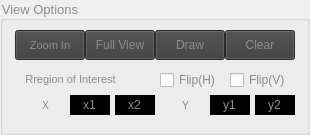
       <widget class="QGroupBox" name="GBOX_viewopt">
        <property name="sizePolicy">
         <sizepolicy hsizetype="Fixed" vsizetype="Fixed">
          <horstretch>0</horstretch>
          <verstretch>0</verstretch>
         </sizepolicy>
        </property>
        <property name="minimumSize">
         <size>
          <width>310</width>
          <height>135</height>
         </size>
        </property>
        <property name="maximumSize">
         <size>
          <width>310</width>
          <height>135</height>
         </size>
        </property>
        <property name="font">
         <font>
          <family>Arial</family>
          <pointsize>10</pointsize>
         </font>
        </property>
        <property name="styleSheet">
         <string notr="true">color:rgb(140, 140, 140)</string>
        </property>
        <property name="title">
         <string>View Options</string>
        </property>
        <widget class="QPushButton" name="BTN_view_full">
         <property name="geometry">
          <rect>
           <x>85</x>
           <y>30</y>
           <width>70</width>
           <height>30</height>
          </rect>
         </property>
         <property name="styleSheet">
          <string notr="true">background-color:rgb(60, 60, 60)</string>
         </property>
         <property name="text">
          <string>Full View</string>
         </property>
        </widget>
        <widget class="QPushButton" name="BTN_view_zoom">
         <property name="geometry">
          <rect>
           <x>15</x>
           <y>30</y>
           <width>70</width>
           <height>30</height>
          </rect>
         </property>
         <property name="font">
          <font>
           <pointsize>8</pointsize>
           <kerning>true</kerning>
          </font>
         </property>
         <property name="styleSheet">
          <string notr="true">background-color:rgb(60, 60, 60)</string>
         </property>
         <property name="text">
          <string>Zoom In</string>
         </property>
         <property name="checkable">
          <bool>true</bool>
         </property>
        </widget>
        <widget class="QPushButton" name="BTN_draw_rectangle">
         <property name="geometry">
          <rect>
           <x>155</x>
           <y>30</y>
           <width>70</width>
           <height>30</height>
          </rect>
         </property>
         <property name="styleSheet">
          <string notr="true">background-color:rgb(60, 60, 60)</string>
         </property>
         <property name="text">
          <string>Draw</string>
         </property>
         <property name="checkable">
          <bool>true</bool>
         </property>
         <property name="checked">
          <bool>false</bool>
         </property>
        </widget>
        <widget class="QPushButton" name="BTN_view_clear">
         <property name="geometry">
          <rect>
           <x>225</x>
           <y>30</y>
           <width>70</width>
           <height>30</height>
          </rect>
         </property>
         <property name="styleSheet">
          <string notr="true">background-color:rgb(60, 60, 60)</string>
         </property>
         <property name="text">
          <string>Clear</string>
         </property>
        </widget>
        <widget class="QLabel" name="NON_Pos22">
         <property name="geometry">
          <rect>
           <x>170</x>
           <y>95</y>
           <width>31</width>
           <height>20</height>
          </rect>
         </property>
         <property name="font">
          <font>
           <family>Arial Black</family>
           <pointsize>8</pointsize>
          </font>
         </property>
         <property name="styleSheet">
          <string notr="true"/>
         </property>
         <property name="text">
          <string>Y</string>
         </property>
         <property name="alignment">
          <set>Qt::AlignCenter</set>
         </property>
         <property name="textInteractionFlags">
          <set>Qt::NoTextInteraction</set>
         </property>
        </widget>
        <widget class="QLabel" name="NON_current_4">
         <property name="geometry">
          <rect>
           <x>10</x>
           <y>70</y>
           <width>121</width>
           <height>18</height>
          </rect>
         </property>
         <property name="font">
          <font>
           <pointsize>8</pointsize>
          </font>
         </property>
         <property name="styleSheet">
          <string notr="true"/>
         </property>
         <property name="text">
          <string>Rregion of Interest</string>
         </property>
         <property name="alignment">
          <set>Qt::AlignCenter</set>
         </property>
         <property name="textInteractionFlags">
          <set>Qt::NoTextInteraction</set>
         </property>
        </widget>
        <widget class="QLabel" name="NON_Pos11">
         <property name="geometry">
          <rect>
           <x>30</x>
           <y>95</y>
           <width>31</width>
           <height>20</height>
          </rect>
         </property>
         <property name="font">
          <font>
           <family>Arial Black</family>
           <pointsize>8</pointsize>
          </font>
         </property>
         <property name="styleSheet">
          <string notr="true"/>
         </property>
         <property name="text">
          <string>X</string>
         </property>
         <property name="alignment">
          <set>Qt::AlignCenter</set>
         </property>
         <property name="textInteractionFlags">
          <set>Qt::NoTextInteraction</set>
         </property>
        </widget>
        <widget class="QLineEdit" name="LBL_ROI_x1">
         <property name="geometry">
          <rect>
           <x>70</x>
           <y>95</y>
           <width>40</width>
           <height>20</height>
          </rect>
         </property>
         <property name="font">
          <font>
           <family>Arial</family>
          </font>
         </property>
         <property name="styleSheet">
          <string notr="true">background-color:rgb(0, 0, 0);</string>
         </property>
         <property name="text">
          <string>x1</string>
         </property>
         <property name="frame">
          <bool>false</bool>
         </property>
         <property name="alignment">
          <set>Qt::AlignCenter</set>
         </property>
        </widget>
        <widget class="QLineEdit" name="LBL_ROI_y1">
         <property name="geometry">
          <rect>
           <x>210</x>
           <y>95</y>
           <width>40</width>
           <height>20</height>
          </rect>
         </property>
         <property name="font">
          <font>
           <family>Arial</family>
          </font>
         </property>
         <property name="styleSheet">
          <string notr="true">background-color:rgb(0, 0, 0);</string>
         </property>
         <property name="text">
          <string>y1</string>
         </property>
         <property name="frame">
          <bool>false</bool>
         </property>
         <property name="alignment">
          <set>Qt::AlignCenter</set>
         </property>
        </widget>
        <widget class="QLineEdit" name="LBL_ROI_x2">
         <property name="geometry">
          <rect>
           <x>115</x>
           <y>95</y>
           <width>40</width>
           <height>20</height>
          </rect>
         </property>
         <property name="font">
          <font>
           <family>Arial</family>
          </font>
         </property>
         <property name="styleSheet">
          <string notr="true">background-color:rgb(0, 0, 0);</string>
         </property>
         <property name="text">
          <string>x2</string>
         </property>
         <property name="frame">
          <bool>false</bool>
         </property>
         <property name="alignment">
          <set>Qt::AlignCenter</set>
         </property>
        </widget>
        <widget class="QLineEdit" name="LBL_ROI_y2">
         <property name="geometry">
          <rect>
           <x>255</x>
           <y>95</y>
           <width>40</width>
           <height>20</height>
          </rect>
         </property>
         <property name="font">
          <font>
           <family>Arial</family>
          </font>
         </property>
         <property name="styleSheet">
          <string notr="true">background-color:rgb(0, 0, 0);</string>
         </property>
         <property name="text">
          <string>y2</string>
         </property>
         <property name="frame">
          <bool>false</bool>
         </property>
         <property name="alignment">
          <set>Qt::AlignCenter</set>
         </property>
        </widget>
        <widget class="QCheckBox" name="CBOX_flip_horizontal">
         <property name="enabled">
          <bool>true</bool>
         </property>
         <property name="geometry">
          <rect>
           <x>160</x>
           <y>70</y>
           <width>61</width>
           <height>20</height>
          </rect>
         </property>
         <property name="styleSheet">
          <string notr="true"/>
         </property>
         <property name="text">
          <string>Flip(H)</string>
         </property>
        </widget>
        <widget class="QCheckBox" name="CBOX_flip_vertical">
         <property name="enabled">
          <bool>true</bool>
         </property>
         <property name="geometry">
          <rect>
           <x>230</x>
           <y>70</y>
           <width>61</width>
           <height>20</height>
          </rect>
         </property>
         <property name="styleSheet">
          <string notr="true"/>
         </property>
         <property name="text">
          <string>Flip(V)</string>
         </property>
        </widget>
       </widget>
